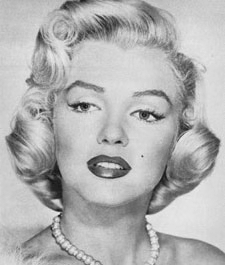
%> input picture Images/1.jpg, 225 x 265 px
$ octave main2.m   (GNU Octave 9; MATLAB toolbox functions it lacks are replaced by stand-ins)
%> lines starting %> are read from the running program, lines starting %| are printed output that depends on the picture
%> further down, lowImage is the input picture: size 265x225x3 uint8; min 13, max 243, mean 177.3
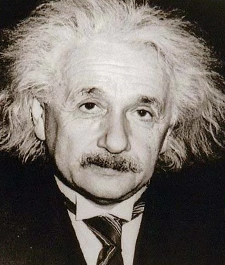
%> input picture Images/2.jpg, 225 x 265 px
%> further down, highImage is the input picture: size 265x225x3 uint8; mean R, G, B 115.6, 108.8, 102.7
### Code/MyHybridImages.m
function hybrid=MyHybridImages(lowImage, lowSigma, highImage, highSigma)
%> called with lowSigma = 1, highSigma = 6
% MYHYBRIDIMAGES Create hybrid images by combining a low-pass and high-pass filtered pair.
% C = MYHYBRIDIMAGES(lowImage, lowSigma, highImage, highSigma) returns the hybrid image created
% by low-pass filtering lowImage with a Gaussian of s.d. lowSigma and combining it with
% a high-pass image created by subtracting highImage from highImage convolved with
% a Gaussian of s.d. highSigma % a Gaussian of s.d. highSigma
%
% lowImage and highImage should both have size (rows,cols) or (rows,cols,channels).
% The resultant image also has the same size

%%
[~,~,l]=size(lowImage);
%> l = 3
if l==3
    for i=1:3
        im1=double(lowImage(:,:,i))/255;
        kernel=makegaussiankernel(lowSigma);
        conv_im1=MyConvolution(im1, kernel);
        im1_lowpass(:,:,i)=conv_im1;

        im2=double(highImage(:,:,i))/255;
        kernel=makegaussiankernel(highSigma);
        im2_lowpass=MyConvolution(im2, kernel);
        im2_highpass(:,:,i)=im2-im2_lowpass;

    end
%> this loop made 3 passes
%> pass 1, in MyHybridImages, `conv_im1=MyConvolution(im1, kernel);`:
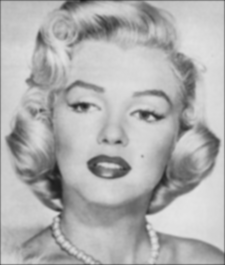
%> conv_im1: size 265x225 double; min 0.113, max 0.897, mean 0.691
%> pass 1, in MyHybridImages, `im2=double(highImage(:,:,i))/255;`:
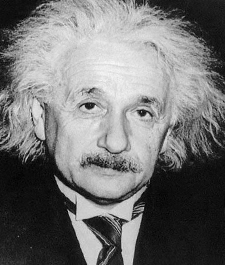
%> im2: size 265x225 double; min 0.00392, max 0.976, mean 0.453
%> pass 1, in MyHybridImages, `im2_lowpass=MyConvolution(im2, kernel);`:
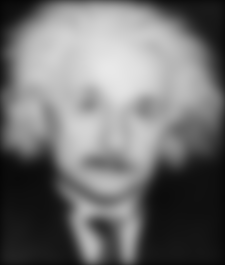
%> im2_lowpass: size 265x225 double; min 0.018, max 0.913, mean 0.445
%> after the loop:
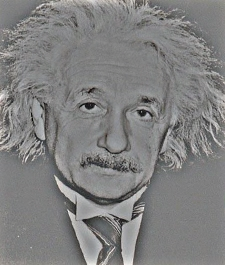
%> im2_highpass: size 265x225x3 double; mean R, G, B 0.00804, 0.00724, 0.00637; drawn with min black and max white
        hybrid=im1_lowpass+im2_highpass;
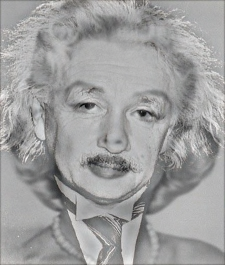
%> hybrid: size 265x225x3 double; mean R, G, B 0.699, 0.698, 0.697; drawn with min black and max white
    %%

        figure,imshow(im1_lowpass,[]);
        figure,imshow(im2_highpass+0.5,[]);
        figure,imshow((im1_lowpass+im2_highpass),[]);
        for i=1:4
            figure,imshow(imresize(hybrid,1.5/i),[]);
        end
%> this loop made 4 passes
%> pass 2, in MyHybridImages, `imshow(imresize(hybrid,1.5/i),[])`:
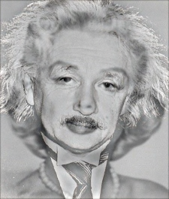
%> displayed picture: size 199x169x3, on the screen's scale of 0 to 255; mean R, G, B 166.2, 166.1, 166
else
%     low_im1=rgb2gray(lowImage);
        im1=double(lowImage)/255;
        kernel=makegaussiankernel(lowSigma);
        conv_im1=MyConvolution(im1, kernel);
        im1_lowpass=conv_im1;

%     high_im2=rgb2gray(highImage);
        im2=double(highImage)/255;
        kernel=makegaussiankernel(highSigma);
        im2_lowpass=MyConvolution(im2, kernel);
        im2_highpass=im2-im2_lowpass;
        im2_highpass1=im2_highpass+0.5
        hybrid=im1_lowpass+im2_highpass1;
    %%

        figure,imshow(im1_lowpass,[]);
        figure,imshow(im2_highpass1+0.5,[]);
        figure,imshow((im1_lowpass+im2_highpass1),[]);
        for i=1:4
            figure,imshow(imresize(hybrid,1.5/i),[]);
        end
end

%%
function f=makegaussiankernel(sigma)
% [6 lines of commented-out code are left out]
ssq = sigma^2;
% [4 lines of commented-out code are left out]
size=8*sigma+1;
if mod(size,2) == 0
    size=size+1;
end

% GaussianKernels
t = (-(size-1)/2:(size-1)/2);
gau = exp(-(t.*t)/(2*ssq))/(sqrt(2*pi)*ssq);
kernel = gau' * gau;

kernel_sum=sum(sum(kernel));
kernel_normal=kernel/kernel_sum;

f = im2single(kernel_normal);

### Code/MyConvolution.m
function convolved=MyConvolution(image, kernel)
% MYCONVOLUTION Convolve an image with a kernel % MYCONVOLUTION Convolve an image with a kernel
% C = MYCONVOLUTION(image,kernel) returns the two-dimensional convolution
% of matrices image and kernel assuming zero-padding of the image to handle the borders.
%
% image should have size (rows,cols) or (rows,cols,channels)
% kernel should have size (krows,kcols); both dimensions odd

[rows,cols] = size(image);
kernel=double(kernel);
[height,width] = size(kernel);
temp = zeros(rows+height,cols+width);
convolved = zeros(rows,cols);

%%

temp((height-1)/2+1:rows+(height-1)/2,(width-1)/2+1:cols+(width-1)/2) = image; % Old-Image

for q = 1:rows+height
%     for p = (width-1)/2+1:cols+(width-1)/2
        if(q<(height-1)/2+1)
            temp(q,:) = 0;
        end
        if(q>rows+(height-1)/2)
            temp(q,:) = 0;
        end
%     end
end

% for q = 1:rows+height
    for p = 1:cols+width
        if(p<(width-1)/2+1)
            temp(:,p) = 0;
        end
        if(p>cols+(width-1)/2)
            temp(:,p) = 0;
        end
    end
% end

%% FFT
x_kernel=diag(sqrt(kernel));
y_kernel=diag(sqrt(kernel))';

% for q = (height-1)/2+1:rows+(height-1)/2
for p = 1:cols        % x-axis
    convolved(:,p)=temp((height-1)/2+1:rows+(height-1)/2,p:p+(width-1))*x_kernel;
end
% end
temp((height-1)/2+1:rows+(height-1)/2,(width-1)/2+1:cols+(width-1)/2)=convolved;

% for p = (width-1)/2+1:cols+(width-1)/2
for q = 1:rows          % y-axis
    convolved(q,:)=y_kernel*temp(q:q+(height-1),(width-1)/2+1:cols+(width-1)/2);
end


% end

### Code/main2.m
clear
close all
clc


%%
lowImage=imread('1.jpg');

lowSigma=1;  % Low-pass

highImage=imread('2.jpg');
highSigma=6;   % High-pass


hybrid = MyHybridImages(lowImage, lowSigma, highImage, highSigma);
